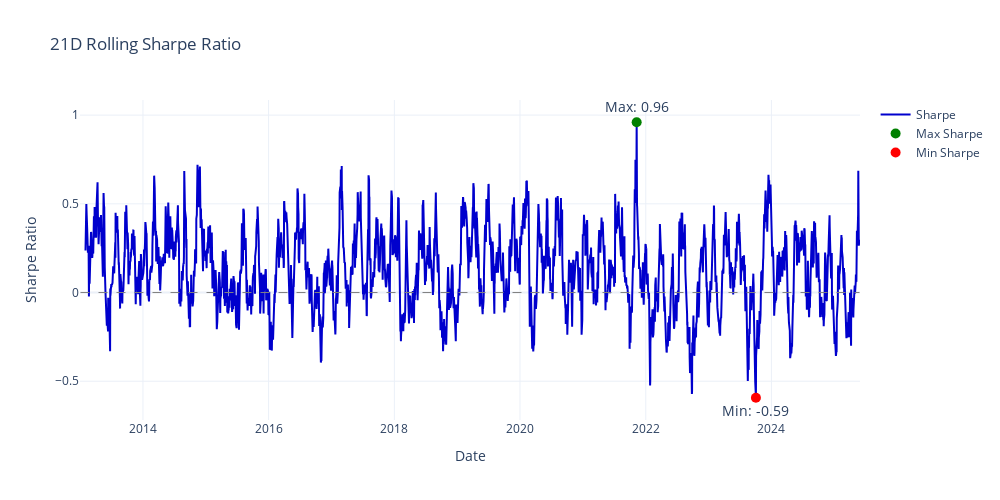
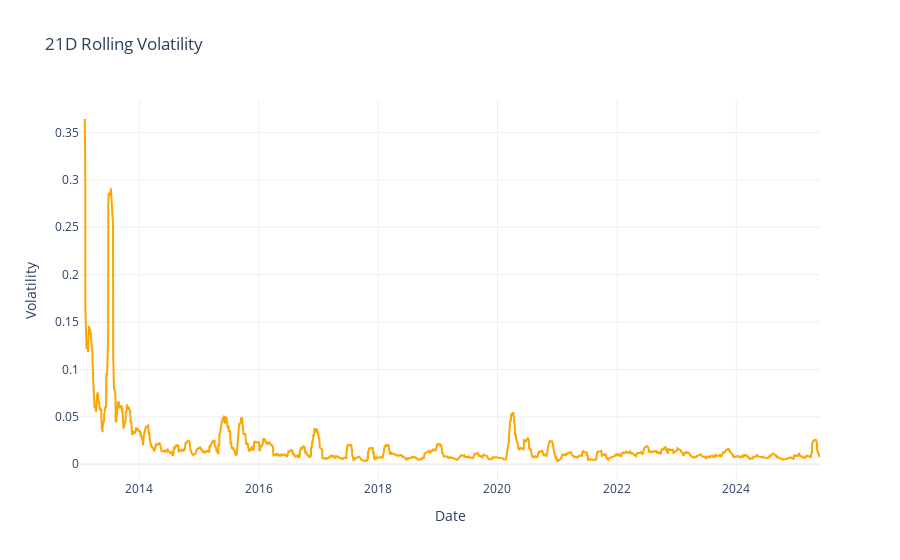
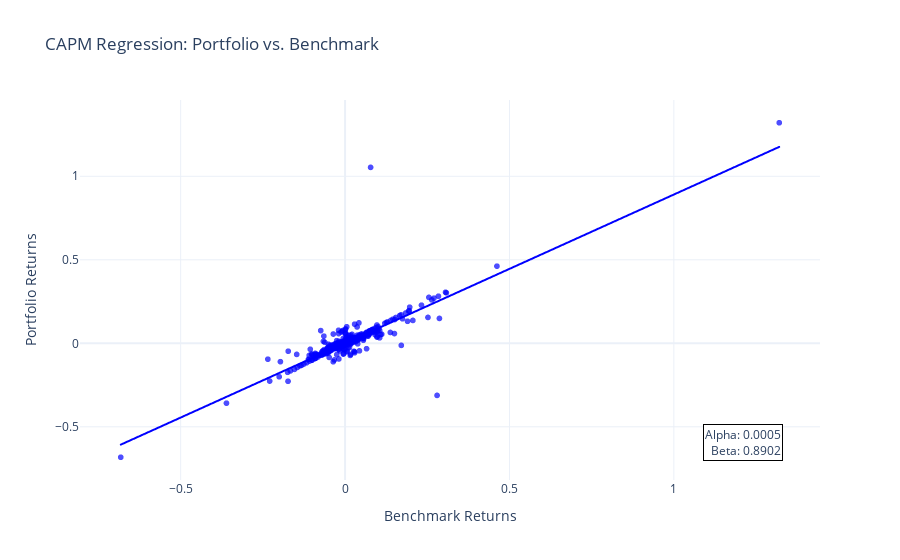

Notebook code cell kept with these figures, in order:
### Code cell
plot_cumulative_returns(model_alpha, benchmark_alpha, label="Portfolio", benchmark_label="Benchmark")

plot_rolling_sharpe_interactive(model_alpha)
plot_rolling_volatility_interactive(model_alpha)

plot_capm_scatter_interactive(model_alpha, benchmark_alpha)
# plot_portfolio_weights(wts_linear.resample('M').last())

### Figure 1 — Plotly figure (JSON) as saved in the notebook; plotly's stock layout.template omitted (floating-point values rounded to 4 significant figures; data arrays with more than 128 entries replaced by an {"elided": "..."} marker saying what was removed)
{"data": [{"line": {"color": "mediumblue"}, "mode": "lines", "name": "Sharpe", "type": "scatter", "x": {"elided": "3118 str values"}, "y": {"elided": "3118 float values"}}, {"marker": {"color": "green", "size": 10}, "mode": "markers+text", "name": "Max Sharpe", "text": ["Max: 0.96"], "textfont": {"size": 14}, "textposition": "top center", "type": "scatter", "x": ["2021-11-09T00:00:00"], "y": [0.9598]}, {"marker": {"color": "red", "size": 10}, "mode": "markers+text", "name": "Min Sharpe", "text": ["Min: -0.59"], "textfont": {"size": 14}, "textposition": "bottom center", "type": "scatter", "x": ["2023-10-03T00:00:00"], "y": [-0.5931]}], "layout": {"height": 500, "hovermode": "x unified", "shapes": [{"line": {"color": "gray", "dash": "dash", "width": 1}, "type": "line", "x0": "2013-01-03T00:00:00", "x1": "2025-05-27T00:00:00", "xref": "x", "y0": 0, "y1": 0, "yref": "y"}], "title": {"text": "21D Rolling Sharpe Ratio"}, "width": 1000, "xaxis": {"title": {"text": "Date"}}, "yaxis": {"title": {"text": "Sharpe Ratio"}}}}

### Figure 2 — Plotly figure (JSON) as saved in the notebook; plotly's stock layout.template omitted (floating-point values rounded to 4 significant figures; data arrays with more than 128 entries replaced by an {"elided": "..."} marker saying what was removed)
{"data": [{"line": {"color": "orange"}, "mode": "lines", "name": "Volatility", "type": "scatter", "x": {"elided": "3118 str values"}, "y": {"elided": "3118 float values"}}], "layout": {"hovermode": "x unified", "title": {"text": "21D Rolling Volatility"}, "xaxis": {"title": {"text": "Date"}}, "yaxis": {"title": {"text": "Volatility"}}}}

### Figure 3 — Plotly figure (JSON) as saved in the notebook; plotly's stock layout.template omitted (floating-point values rounded to 4 significant figures; data arrays with more than 128 entries replaced by an {"elided": "..."} marker saying what was removed)
{"data": [{"hovertemplate": "Benchmark Returns=%{x}<br>Portfolio Returns=%{y}<extra></extra>", "legendgroup": "", "marker": {"color": "blue", "opacity": 0.7, "size": 6, "symbol": "circle"}, "mode": "markers", "name": "", "showlegend": false, "type": "scattergl", "x": {"elided": "3118 float values"}, "xaxis": "x", "y": {"elided": "3118 float values"}, "yaxis": "y"}, {"hovertemplate": "<b>OLS trendline</b><br>y = 0.890201 * x + 0.000531949<br>R<sup>2</sup>=0.719526<br><br>Benchmark Returns=%{x}<br>Portfolio Returns=%{y} <b>(trend)</b><extra></extra>", "legendgroup": "", "marker": {"color": "blue", "size": 6, "symbol": "circle"}, "mode": "lines", "name": "", "showlegend": false, "type": "scattergl", "x": {"elided": "3118 float values"}, "xaxis": "x", "y": {"elided": "3118 float values"}, "yaxis": "y"}], "layout": {"annotations": [{"align": "right", "bgcolor": "white", "bordercolor": "black", "borderwidth": 1, "showarrow": false, "text": "Alpha: 0.0005<br>Beta: 0.8902", "x": 0.95, "xref": "paper", "y": 0.05, "yref": "paper"}], "legend": {"tracegroupgap": 0}, "title": {"text": "CAPM Regression: Portfolio vs. Benchmark"}, "xaxis": {"anchor": "y", "domain": [0, 1], "title": {"text": "Benchmark Returns"}}, "yaxis": {"anchor": "x", "domain": [0, 1], "title": {"text": "Portfolio Returns"}}}}
